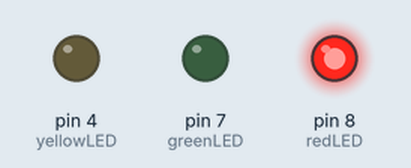
Recording of a sketch running on a simulated Arduino Uno, built with avr-gcc and run on an emulated ATmega328P. Parts: output pins drawn as LEDs (lit = HIGH).

Above: at 0.1 s.
At 1.1 s:
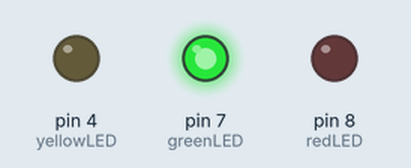
At 8.1 s:
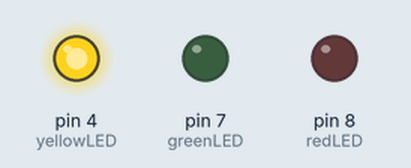
At 19.1 s:
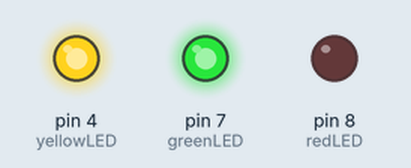
At 39.1 s:
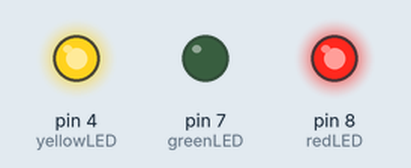
Timing chart, 0 to 40.0 s (numbered marks = the images above):
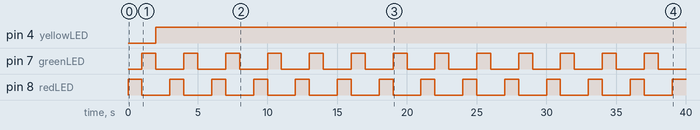

Measured:
- by itself, pin 4 (yellowLED): LOW → HIGH at 2.0 s
- by itself, pin 7 (greenLED), pin 8 (redLED): alternates HIGH for 1.0 s and LOW for 2.0 s

The sketch:

LEDs_Blink_one-by-one_RGY.ino
```cpp
#define redLED 8
#define greenLED 7
#define yellowLED 4


void setup()
{
  pinMode(redLED, OUTPUT);
  pinMode(greenLED, OUTPUT);
  pinMode(yellowLED, OUTPUT);

}


void loop()
{
  digitalWrite(redLED, HIGH);
  delay(1000);
  digitalWrite(redLED, LOW);
  digitalWrite(greenLED, HIGH);
  delay(1000);
  digitalWrite(greenLED, LOW);
  digitalWrite(yellowLED, HIGH);
  delay(1000);
  digitalWrite(redLED, LOW);
}
```
